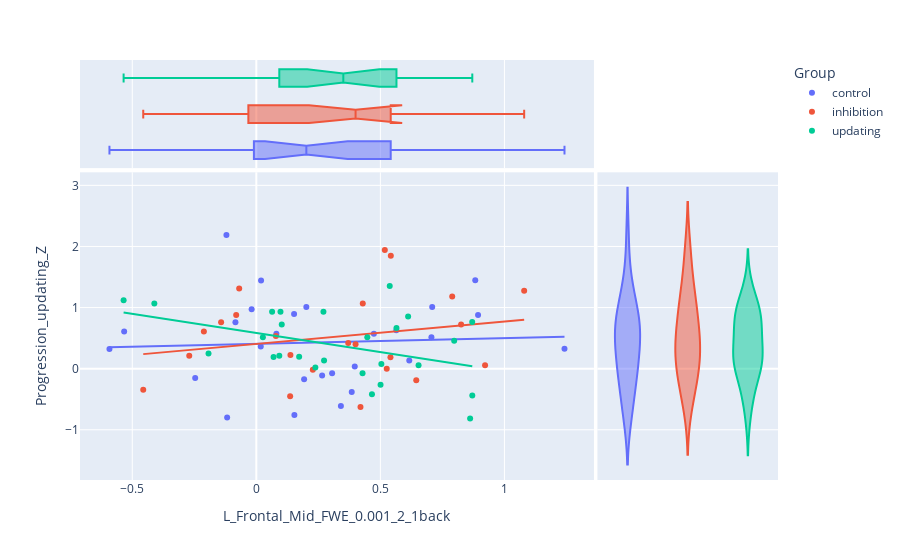

Source (notebook cell):
### Code cell
data_plot = data.loc[data['Group'].isin(['updating','inhibition','control'])]
fig = px.scatter(data_plot, x="L_Frontal_Mid_FWE_0.001_2_1back", y="Progression_updating_Z", color="Group", marginal_y="violin",
           marginal_x="box", trendline="ols")
fig.show()

### Figure 1 — Plotly figure (JSON) as saved in the notebook; plotly's stock layout.template omitted (floating-point values rounded to 4 significant figures)
{"data": [{"hovertemplate": "Group=control<br>L_Frontal_Mid_FWE_0.001_2_1back=%{x}<br>Progression_updating_Z=%{y}<extra></extra>", "legendgroup": "control", "marker": {"color": "#636efa", "symbol": "circle"}, "mode": "markers", "name": "control", "showlegend": true, "type": "scatter", "x": [0.8825, 0.341, 0.1522, 0.6165, 0.3055, 0.4739, 0.709, -0.1205, 0.01792, -0.592, 0.1535, 0.08088, 0.2653, 0.7058, -0.5327, -0.1175, 0.8938, -0.01886, -0.08416, 0.01924, 0.1927, 0.3846, 1.242, 0.2016, -0.2463, 0.3968, 0.5643], "xaxis": "x", "y": [1.446, -0.6091, 0.8961, 0.1337, -0.07442, 0.5696, 1.01, 2.189, 0.3615, 0.322, -0.7602, 0.5696, -0.1139, 0.5149, 0.6091, -0.7974, 0.8764, 0.9728, 0.7602, 1.444, -0.1731, -0.3812, 0.3243, 1.008, -0.1511, 0.03721, 0.6288], "yaxis": "y"}, {"alignmentgroup": "True", "hovertemplate": "Group=control<br>L_Frontal_Mid_FWE_0.001_2_1back=%{x}<extra></extra>", "legendgroup": "control", "marker": {"color": "#636efa", "symbol": "circle"}, "name": "control", "notched": true, "offsetgroup": "control", "showlegend": false, "type": "box", "x": [0.8825, 0.341, 0.1522, 0.6165, 0.3055, 0.4739, 0.709, -0.1205, 0.01792, -0.592, 0.1535, 0.08088, 0.2653, 0.7058, -0.5327, -0.1175, 0.8938, -0.01886, -0.08416, 0.01924, 0.1927, 0.3846, 1.242, 0.2016, -0.2463, 0.3968, 0.5643], "xaxis": "x3", "yaxis": "y3"}, {"alignmentgroup": "True", "hovertemplate": "Group=control<br>Progression_updating_Z=%{y}<extra></extra>", "legendgroup": "control", "marker": {"color": "#636efa", "symbol": "circle"}, "name": "control", "offsetgroup": "control", "scalegroup": "y", "showlegend": false, "type": "violin", "xaxis": "x2", "y": [1.446, -0.6091, 0.8961, 0.1337, -0.07442, 0.5696, 1.01, 2.189, 0.3615, 0.322, -0.7602, 0.5696, -0.1139, 0.5149, 0.6091, -0.7974, 0.8764, 0.9728, 0.7602, 1.444, -0.1731, -0.3812, 0.3243, 1.008, -0.1511, 0.03721, 0.6288], "yaxis": "y2"}, {"hovertemplate": "<b>OLS trendline</b><br>Progression_updating_Z = 0.0916613 * L_Frontal_Mid_FWE_0.001_2_1back + 0.406679<br>R<sup>2</sup>=0.003074<br><br>Group=control<br>L_Frontal_Mid_FWE_0.001_2_1back=%{x}<br>Progression_updating_Z=%{y} <b>(trend)</b><extra></extra>", "legendgroup": "control", "marker": {"color": "#636efa", "symbol": "circle"}, "mode": "lines", "name": "control", "showlegend": false, "type": "scatter", "x": [-0.592, -0.5327, -0.2463, -0.1205, -0.1175, -0.08416, -0.01886, 0.01792, 0.01924, 0.08088, 0.1522, 0.1535, 0.1927, 0.2016, 0.2653, 0.3055, 0.341, 0.3846, 0.3968, 0.4739, 0.5643, 0.6165, 0.7058, 0.709, 0.8825, 0.8938, 1.242], "xaxis": "x", "y": [0.3524, 0.3579, 0.3841, 0.3956, 0.3959, 0.399, 0.4049, 0.4083, 0.4084, 0.4141, 0.4206, 0.4208, 0.4243, 0.4252, 0.431, 0.4347, 0.4379, 0.4419, 0.443, 0.4501, 0.4584, 0.4632, 0.4714, 0.4717, 0.4876, 0.4886, 0.5205], "yaxis": "y"}, {"hovertemplate": "Group=inhibition<br>L_Frontal_Mid_FWE_0.001_2_1back=%{x}<br>Progression_updating_Z=%{y}<extra></extra>", "legendgroup": "inhibition", "marker": {"color": "#EF553B", "symbol": "circle"}, "mode": "markers", "name": "inhibition", "showlegend": true, "type": "scatter", "x": [0.4001, 0.1363, 0.5421, 0.3705, 0.2277, 0.5257, 0.6447, 1.08, 0.9221, -0.08112, -0.4557, 0.4199, 0.7896, -0.2703, 0.518, 0.4292, 0.5407, -0.1419, 0.07894, 0.1375, -0.06907, -0.2114, 0.8254], "xaxis": "x", "y": [0.401, -0.4534, 1.847, 0.4184, -0.01975, 0, -0.1906, 1.275, 0.05696, 0.8787, -0.344, -0.6265, 1.181, 0.2104, 1.943, 1.065, 0.1883, 0.7602, 0.5346, 0.2255, 1.312, 0.6091, 0.723], "yaxis": "y"}, {"alignmentgroup": "True", "hovertemplate": "Group=inhibition<br>L_Frontal_Mid_FWE_0.001_2_1back=%{x}<extra></extra>", "legendgroup": "inhibition", "marker": {"color": "#EF553B", "symbol": "circle"}, "name": "inhibition", "notched": true, "offsetgroup": "inhibition", "showlegend": false, "type": "box", "x": [0.4001, 0.1363, 0.5421, 0.3705, 0.2277, 0.5257, 0.6447, 1.08, 0.9221, -0.08112, -0.4557, 0.4199, 0.7896, -0.2703, 0.518, 0.4292, 0.5407, -0.1419, 0.07894, 0.1375, -0.06907, -0.2114, 0.8254], "xaxis": "x3", "yaxis": "y3"}, {"alignmentgroup": "True", "hovertemplate": "Group=inhibition<br>Progression_updating_Z=%{y}<extra></extra>", "legendgroup": "inhibition", "marker": {"color": "#EF553B", "symbol": "circle"}, "name": "inhibition", "offsetgroup": "inhibition", "scalegroup": "y", "showlegend": false, "type": "violin", "xaxis": "x2", "y": [0.401, -0.4534, 1.847, 0.4184, -0.01975, 0, -0.1906, 1.275, 0.05696, 0.8787, -0.344, -0.6265, 1.181, 0.2104, 1.943, 1.065, 0.1883, 0.7602, 0.5346, 0.2255, 1.312, 0.6091, 0.723], "yaxis": "y2"}, {"hovertemplate": "<b>OLS trendline</b><br>Progression_updating_Z = 0.365723 * L_Frontal_Mid_FWE_0.001_2_1back + 0.404522<br>R<sup>2</sup>=0.045892<br><br>Group=inhibition<br>L_Frontal_Mid_FWE_0.001_2_1back=%{x}<br>Progression_updating_Z=%{y} <b>(trend)</b><extra></extra>", "legendgroup": "inhibition", "marker": {"color": "#EF553B", "symbol": "circle"}, "mode": "lines", "name": "inhibition", "showlegend": false, "type": "scatter", "x": [-0.4557, -0.2703, -0.2114, -0.1419, -0.08112, -0.06907, 0.07894, 0.1363, 0.1375, 0.2277, 0.3705, 0.4001, 0.4199, 0.4292, 0.518, 0.5257, 0.5407, 0.5421, 0.6447, 0.7896, 0.8254, 0.9221, 1.08], "xaxis": "x", "y": [0.2378, 0.3057, 0.3272, 0.3526, 0.3749, 0.3793, 0.4334, 0.4544, 0.4548, 0.4878, 0.54, 0.5508, 0.5581, 0.5615, 0.594, 0.5968, 0.6023, 0.6028, 0.6403, 0.6933, 0.7064, 0.7417, 0.7994], "yaxis": "y"}, {"hovertemplate": "Group=updating<br>L_Frontal_Mid_FWE_0.001_2_1back=%{x}<br>Progression_updating_Z=%{y}<extra></extra>", "legendgroup": "updating", "marker": {"color": "#00cc96", "symbol": "circle"}, "mode": "markers", "name": "updating", "showlegend": true, "type": "scatter", "x": [0.4661, 0.8619, 0.8702, 0.5378, 0.09743, 0.8706, 0.2731, 0.02649, 0.06364, 0.09268, -0.411, 0.654, 0.06948, 0.5008, 0.238, 0.1026, 0.4282, 0.1727, 0.504, 0.4474, 0.6119, 0.2706, -0.1926, 0.565, 0.7976, -0.5349], "xaxis": "x", "y": [-0.4184, -0.8171, 0.7625, 1.354, 0.9333, -0.4382, 0.1337, 0.5149, 0.9333, 0.2104, 1.067, 0.05696, 0.1906, -0.265, 0.01975, 0.7207, -0.0767, 0.1929, 0.07442, 0.5149, 0.8544, 0.9333, 0.2476, 0.666, 0.4557, 1.119], "yaxis": "y"}, {"alignmentgroup": "True", "hovertemplate": "Group=updating<br>L_Frontal_Mid_FWE_0.001_2_1back=%{x}<extra></extra>", "legendgroup": "updating", "marker": {"color": "#00cc96", "symbol": "circle"}, "name": "updating", "notched": true, "offsetgroup": "updating", "showlegend": false, "type": "box", "x": [0.4661, 0.8619, 0.8702, 0.5378, 0.09743, 0.8706, 0.2731, 0.02649, 0.06364, 0.09268, -0.411, 0.654, 0.06948, 0.5008, 0.238, 0.1026, 0.4282, 0.1727, 0.504, 0.4474, 0.6119, 0.2706, -0.1926, 0.565, 0.7976, -0.5349], "xaxis": "x3", "yaxis": "y3"}, {"alignmentgroup": "True", "hovertemplate": "Group=updating<br>Progression_updating_Z=%{y}<extra></extra>", "legendgroup": "updating", "marker": {"color": "#00cc96", "symbol": "circle"}, "name": "updating", "offsetgroup": "updating", "scalegroup": "y", "showlegend": false, "type": "violin", "xaxis": "x2", "y": [-0.4184, -0.8171, 0.7625, 1.354, 0.9333, -0.4382, 0.1337, 0.5149, 0.9333, 0.2104, 1.067, 0.05696, 0.1906, -0.265, 0.01975, 0.7207, -0.0767, 0.1929, 0.07442, 0.5149, 0.8544, 0.9333, 0.2476, 0.666, 0.4557, 1.119], "yaxis": "y2"}, {"hovertemplate": "<b>OLS trendline</b><br>Progression_updating_Z = -0.62781 * L_Frontal_Mid_FWE_0.001_2_1back + 0.584742<br>R<sup>2</sup>=0.185725<br><br>Group=updating<br>L_Frontal_Mid_FWE_0.001_2_1back=%{x}<br>Progression_updating_Z=%{y} <b>(trend)</b><extra></extra>", "legendgroup": "updating", "marker": {"color": "#00cc96", "symbol": "circle"}, "mode": "lines", "name": "updating", "showlegend": false, "type": "scatter", "x": [-0.5349, -0.411, -0.1926, 0.02649, 0.06364, 0.06948, 0.09268, 0.09743, 0.1026, 0.1727, 0.238, 0.2706, 0.2731, 0.4282, 0.4474, 0.4661, 0.5008, 0.504, 0.5378, 0.565, 0.6119, 0.654, 0.7976, 0.8619, 0.8702, 0.8706], "xaxis": "x", "y": [0.9205, 0.8428, 0.7057, 0.5681, 0.5448, 0.5411, 0.5266, 0.5236, 0.5204, 0.4763, 0.4353, 0.4149, 0.4133, 0.3159, 0.3039, 0.2921, 0.2703, 0.2683, 0.2471, 0.2301, 0.2006, 0.1742, 0.08401, 0.04366, 0.0384, 0.03819], "yaxis": "y"}], "layout": {"legend": {"title": {"text": "Group"}, "tracegroupgap": 0}, "margin": {"t": 60}, "xaxis": {"anchor": "y", "domain": [0, 0.7363], "title": {"text": "L_Frontal_Mid_FWE_0.001_2_1back"}}, "xaxis2": {"anchor": "y2", "domain": [0.7413, 1], "matches": "x2", "showgrid": false, "showline": false, "showticklabels": false, "ticks": ""}, "xaxis3": {"anchor": "y3", "domain": [0, 0.7363], "matches": "x", "showgrid": true, "showticklabels": false}, "xaxis4": {"anchor": "y4", "domain": [0.7413, 1], "matches": "x2", "showgrid": false, "showline": false, "showticklabels": false, "ticks": ""}, "yaxis": {"anchor": "x", "domain": [0, 0.7326], "title": {"text": "Progression_updating_Z"}}, "yaxis2": {"anchor": "x2", "domain": [0, 0.7326], "matches": "y", "showgrid": true, "showticklabels": false}, "yaxis3": {"anchor": "x3", "domain": [0.7426, 1], "matches": "y3", "showgrid": false, "showline": false, "showticklabels": false, "ticks": ""}, "yaxis4": {"anchor": "x4", "domain": [0.7426, 1], "matches": "y3", "showgrid": true, "showline": false, "showticklabels": false, "ticks": ""}}}
